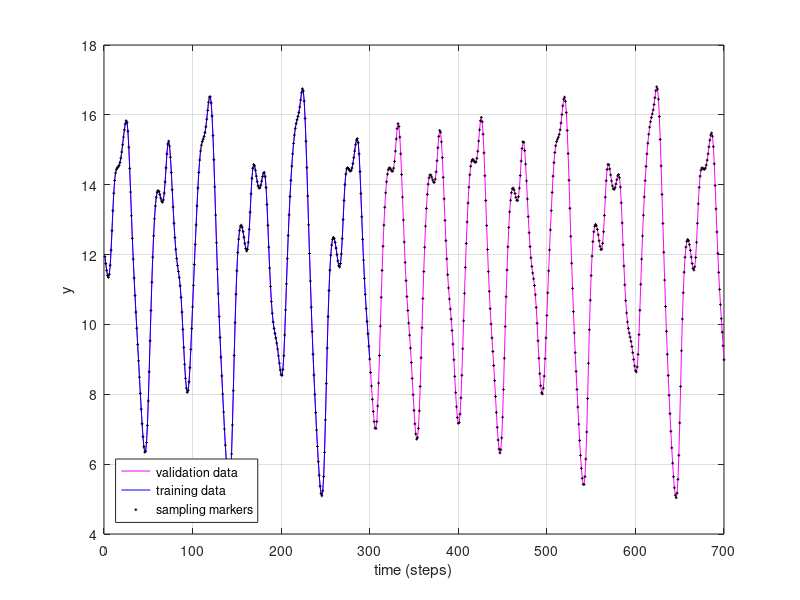

Write the MATLAB code that produced this figure. (Note: this script raises an error after producing the figure.)
close all,
clear all, 
clc, 
format compact
% data settings
N = 700; % number of samples
Nu = 300; % number of learning samples
% Mackay-Glass time series
b = 0.1;
c = 0.2;
tau = 17;
% initialization
y =[0.9697 0.9699 0.9794 1.0003 1.0319 1.0703 1.1076 1.1352 1.1485 ...
1.1482 1.1383 1.1234 1.1072 1.0928 1.0820 1.0756 1.0739 1.0759]';

% generate Mackay-Glass time series
for n=18:N+99
y(n+1) = y(n) - b*y(n) + c*y(n-tau)/(1+y(n-tau).^10);
end
% remove initial values
y(1:100) = [];
% plot training and validation data
plot(12.8*y,'m-')
grid on
hold on
plot(12.8*y(1:Nu),'b')
plot(12.8*y,'+k','markersize',2)
legend('validation data','training data','sampling markers','location','southwest')
xlabel('time (steps)')
ylabel('y')
% ylim([-20 20])
% set(gcf,'position',[1 60 800 400])
% prepare training data
yt = con2seq(y(1:Nu)');
% prepare validation data
yv = con2seq(y(Nu+1:end)');
%%%%%%%%%% Define nonlinear autoregressive neural network %%%%%%%%%%%%%%%
%---------- network parameters -------------
% good parameters (you don't know 'tau' for unknown process)
inputDelays = 1:6:19; % input delay vector
hiddenSizes = [6 3]; % network structure (number of neurons)
%-------------------------------------
% nonlinear autoregressive neural network
net = narnet(inputDelays, hiddenSizes);
%%%%%%%%%%%%%Prepare input and target time series data for network training
% [Xs,Xi,Ai,Ts,EWs,shift] = preparets(net,Xnf,Tnf,Tf,EW)
%
% This function simplifies the normally complex and error prone task of
% reformatting input and target timeseries. It automatically shifts input
% and target time series as many steps as are needed to fill the initial
% input and layer delay states. If the network has open loop feedback,
% then it copies feedback targets into the inputs as needed to define the
% open loop inputs.
%
% net : Neural network
% Xnf : Non-feedback inputs
% Tnf : Non-feedback targets
% Tf : Feedback targets
% EW : Error weights (default = {1})
%
% Xs : Shifted inputs
% Xi : Initial input delay states
% Ai : Initial layer delay states
% Ts : Shifted targets
[Xs,Xi,Ai,Ts] = preparets(net,{},{},yt);
%%%%%%%%%%%%% Train net %%%%%%%%%%%
% train net with prepared training data
net = train(net,Xs,Ts,Xi,Ai);
% view trained net
view(net)
%%%%%%%%%%%Transform network into a closed-loop NAR network%%%%%%
% close feedback for recursive prediction
net = closeloop(net);
% view closeloop version of a net
view(net);
%%%%%%%%%%%%%Recursive prediction on validation data%%%%%%
% prepare validation data for network simulation
yini = yt(end-max(inputDelays)+1:end); % initial values from training data
% combine initial values and validation data 'yv'
[Xs,Xi,Ai] = preparets(net,{},{},[yini yv]);
% predict on validation data
predict = net(Xs,Xi,Ai);
% validation data
Yv = cell2mat(yv);
% prediction
Yp = cell2mat(predict);
% error
e = Yv - Yp;
% plot results of recursive simulation
figure(1)
plot(Nu+1:N,12.8*Yp,'r')
plot(Nu+1:N,e,'g')
legend('validation data','training data','sampling markers','prediction','error','location','southwest')
